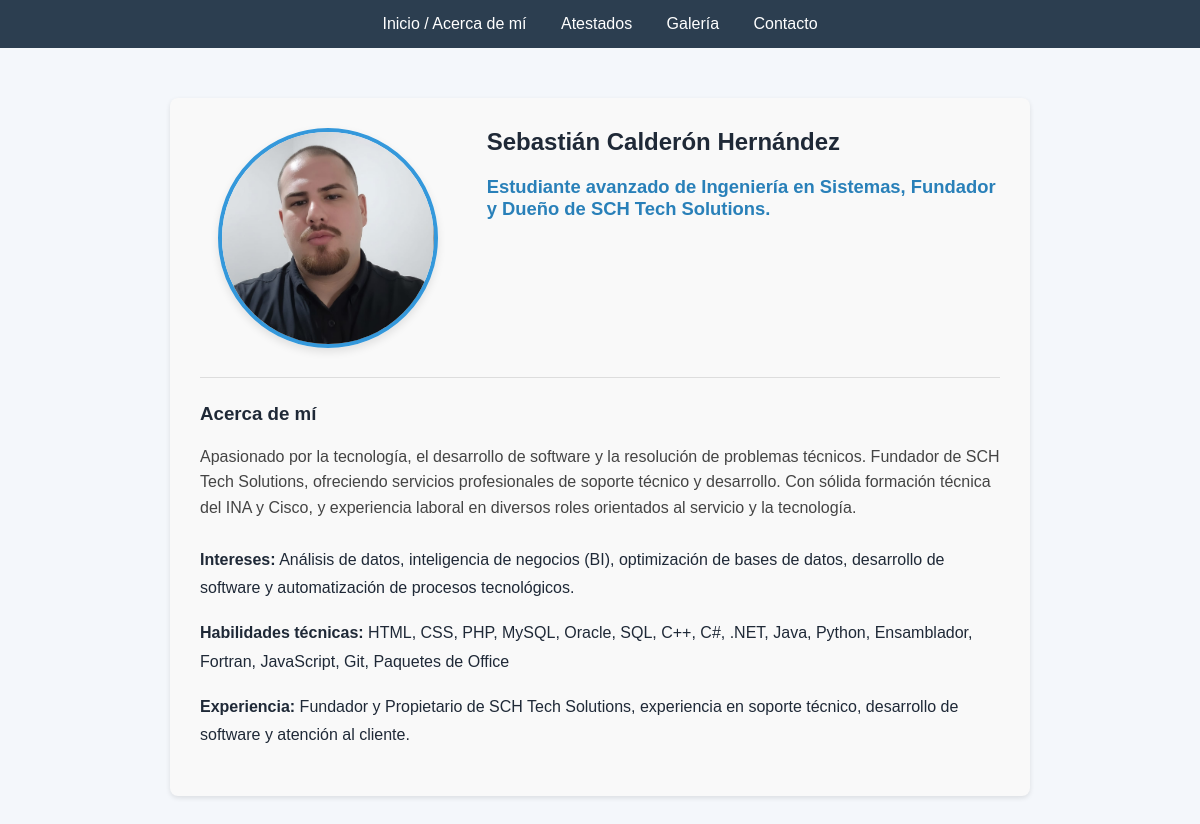
The page / on the database its author committed.
### tables this page shows
CREATE TABLE `perfil` (
  `id` int(11) NOT NULL,
  `nombre_completo` varchar(100) DEFAULT NULL,
  `descripcion_corta` text DEFAULT NULL,
  `descripcion_larga` text DEFAULT NULL,
  `intereses` text DEFAULT NULL,
  `habilidades` text DEFAULT NULL,
  `experiencia` text DEFAULT NULL,
  `foto_perfil` varchar(255) DEFAULT NULL
);

### index.php (the view, shortened to what this page needs)
<?php
require_once __DIR__ . "/config/conexion.php";
$resultado = $conn->query("SELECT * FROM perfil WHERE id = 1");
$perfil = $resultado->fetch_assoc();
?>
<!DOCTYPE html>
<html lang="es">
<head>
    <link rel="stylesheet" href="assets/css/style.css">
</head>
<body>
    <header>
       <nav style="background: #2c3e50; padding: 15px; text-align: center;">
    <a href="index.php" style="color: white; margin: 0 15px; text-decoration: none;">Inicio / Acerca de mí</a>
    <a href="atestados.php" style="color: white; margin: 0 15px; text-decoration: none;">Atestados</a>
    <a href="galeria.php" style="color: white; margin: 0 15px; text-decoration: none;">Galería</a>
    <a href="contacto.php" style="color: white; margin: 0 15px; text-decoration: none;">Contacto</a>
</nav>
    </header>
    <main class="container" style="max-width: 900px; margin: 30px auto; padding: 20px; font-family: Arial, sans-serif;">
        <section class="perfil-section" style="background: #f9f9f9; padding: 30px; border-radius: 8px; box-shadow: 0 2px 5px rgba(0,0,0,0.1);">
            <div class="perfil-container">
                <div class="foto-perfil">
                    <img src="/sitio_personal/assets/img/perfil.png" alt="Foto de Sebastián Calderón Hernández">
                </div>
                <div class="info-perfil">
                    <h1><?php echo $perfil['nombre_completo']; ?></h1>
                    <p style="font-size: 1.15em; color: #2980b9; margin-top: 5px;"><strong><?php echo $perfil['descripcion_corta']; ?></strong></p>
                </div>
            </div>
            <hr style="margin: 25px 0; border: 0; border-top: 1px solid #ddd;">
            <div class="bio">
                <h3>Acerca de mí</h3>
                <p style="line-height: 1.6; color: #444;"><?php echo $perfil['descripcion_larga']; ?></p>
            </div>
            <div class="detalles" style="margin-top: 25px; line-height: 1.8;">
                <p><strong>Intereses:</strong> <?php echo $perfil['intereses']; ?></p>
                <p><strong>Habilidades técnicas:</strong> <?php echo $perfil['habilidades']; ?></p>
                <p><strong>Experiencia:</strong> <?php echo $perfil['experiencia']; ?></p>
            </div>
        </section>
    </main>
</body>
</html>

### assets/style.css (style rules this page uses)
* { box-sizing: border-box; }
body { margin: 0; font-family: Arial, Helvetica, sans-serif; background: #f4f7fb; color: #1f2937; }
.container { width: min(960px, calc(100% - 32px)); margin: 40px auto; }
h1, h2 { margin-top: 0; }

### index.php (style rules this page uses)
.perfil-container { display: flex; align-items: flex-start; gap: 30px; flex-wrap: wrap; }
.foto-perfil { flex: 1; min-width: 200px; text-align: center; }
.foto-perfil img { width: 100%; max-width: 220px; height: 220px; object-fit: cover; border-radius: 50%; border: 4px solid #3498db; box-shadow: 0 4px 8px rgba(0,0,0,0.1); }
.info-perfil { flex: 2; min-width: 300px; }

### rows shown on the page
perfil: nombre_completo "Sebastián Calderón Hernández", descripcion_corta "Estudiante avanzado de Ingeniería en Sistemas, Fundador y Dueño de SCH Tech Solutions.", descripcion_larga "Apasionado por la tecnología, el desarrollo de software y la resolución de problemas técnicos. Fundador de SCH Tech Solutions, ofreciendo servicios profesionales de soporte técnico y desarrollo. Con sólida formación técnica del INA y Cisco, y experiencia laboral en diversos roles orientados al servicio y la tecnología.", intereses "Análisis de datos, inteligencia de negocios (BI), optimización de bases de datos, desarrollo de software y automatización de procesos tecnológicos.", habilidades "HTML, CSS, PHP, MySQL, Oracle, SQL, C++, C#, .NET, Java, Python, Ensamblador, Fortran, JavaScript, Git, Paquetes de Office", experiencia "Fundador y Propietario de SCH Tech Solutions, experiencia en soporte técnico, desarrollo de software y atención al cliente."
